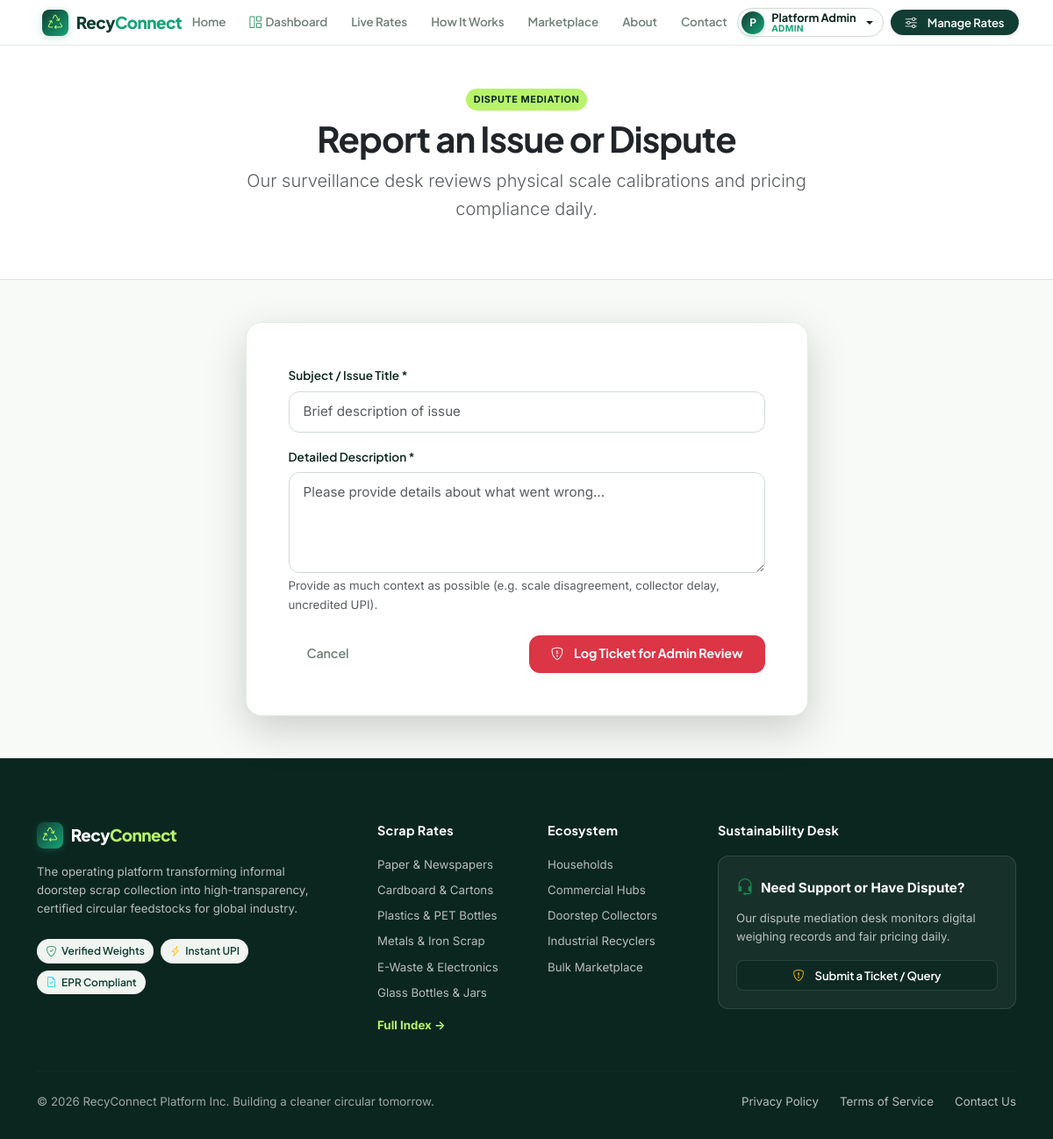
The app's page /complaint/ (signed in) with its own data.
### accounts/models.py (models this page shows, shortened)
class User(AbstractUser):
    ROLE_CUSTOMER = 'customer'
    ROLE_COLLECTOR = 'collector'
    ROLE_RECYCLER = 'recycler'
    ROLE_ADMIN = 'admin'
    ROLE_CHOICES = [
        (ROLE_CUSTOMER, 'Household / Business Customer'),
        (ROLE_COLLECTOR, 'Scrap Collector'),
        (ROLE_RECYCLER, 'Recycling Company'),
        (ROLE_ADMIN, 'Platform Administrator'),
    ]
    role = models.CharField(
        max_length=20,
        choices=ROLE_CHOICES,
        default=ROLE_CUSTOMER,
        help_text="User role in the RecyConnect ecosystem"
    )
    phone_number = models.CharField(max_length=20, blank=True)
    address = models.TextField(blank=True)
    city = models.CharField(max_length=100, default='Green City')
    state = models.CharField(max_length=100, default='State')
    postal_code = models.CharField(max_length=20, blank=True)
    profile_picture = models.ImageField(upload_to='profiles/', blank=True, null=True)
    @property
    def is_customer(self):
        return self.role == self.ROLE_CUSTOMER
    @property
    def is_collector(self):
        return self.role == self.ROLE_COLLECTOR
    @property
    def is_recycler(self):
        return self.role == self.ROLE_RECYCLER
    @property
    def is_platform_admin(self):
        return self.role == self.ROLE_ADMIN or self.is_superuser

### scrap/models.py (models this page shows, shortened)
class ScrapCategory(models.Model):
    name = models.CharField(max_length=100, unique=True)
    slug = models.SlugField(max_length=120, unique=True, blank=True)
    description = models.TextField(help_text="Detailed description of scrap items accepted under this category")
    icon = models.CharField(max_length=50, default='bi-recycle', help_text="Bootstrap icon class name, e.g. bi-newspaper")
    image = models.ImageField(upload_to='categories/', blank=True, null=True)
    base_rate_per_kg = models.DecimalField(max_digits=8, decimal_places=2, help_text="Current indicative market rate per kg")
    min_rate_per_kg = models.DecimalField(max_digits=8, decimal_places=2, help_text="Minimum indicative rate per kg")
    max_rate_per_kg = models.DecimalField(max_digits=8, decimal_places=2, help_text="Maximum indicative rate per kg")
    unit = models.CharField(max_length=20, default='kg')
    recyclability_impact = models.CharField(max_length=255, default='Reduces landfill waste & greenhouse gas emissions')
    is_active = models.BooleanField(default=True)
    order = models.PositiveIntegerField(default=0)
    created_at = models.DateTimeField(auto_now_add=True)
    updated_at = models.DateTimeField(auto_now=True)
    class Meta:
        verbose_name = "Scrap Category"
        verbose_name_plural = "Scrap Categories"
        ordering = ['order', 'name']

### core/views.py (the view)
# urls.py: path('complaint/', views.complaint_view, name='complaint'),
@login_required
def complaint_view(request):
    if request.method == 'POST':
        form = ComplaintForm(request.POST, user=request.user)
        if form.is_valid():
            complaint = form.save(commit=False)
            complaint.user = request.user
            complaint.save()
            messages.success(request, f"Complaint #{complaint.id} logged. Our support team will investigate and respond soon.")
            return redirect('dashboard:index')
        else:
            messages.error(request, "Please fix the form errors.")
    else:
        form = ComplaintForm(user=request.user)
    return render(request, 'core/complaint.html', {'form': form})

### templates/core/complaint.html (shortened to what this page needs)
{% extends 'base.html' %}
{% block content %}
<div class="py-5 bg-white border-bottom">
    <div class="container text-center">
        <span class="badge-live mb-2 d-inline-block">DISPUTE MEDIATION</span>
        <h1 class="fw-bold display-6 text-dark mb-2">Report an Issue or Dispute</h1>
        <p class="lead text-muted mx-auto" style="max-width: 650px;">
            Our surveillance desk reviews physical scale calibrations and pricing compliance daily.
        </p>
    </div>
</div>
<div class="container py-5">
    <div class="row justify-content-center">
        <div class="col-lg-7">
            <div class="card-bento p-4 p-lg-5 bg-white shadow-lg">
                <form method="post" novalidate>
                    <div class="mb-3">
                        <label class="form-label">Subject / Issue Title *</label>
                        {{ form.subject }}
                    </div>
                    <div class="mb-4">
                        <label class="form-label">Detailed Description *</label>
                        {{ form.description }}
                        <small class="text-muted d-block mt-1">Provide as much context as possible (e.g. scale disagreement, collector delay, uncredited UPI).</small>
                    </div>
                    <div class="d-flex justify-content-between align-items-center">
                        <a href="{% url 'dashboard:index' %}" class="btn btn-recy-ghost">Cancel</a>
                        <button type="submit" class="btn btn-danger fw-bold px-4">
                            <i class="bi bi-shield-exclamation me-1"></i> Log Ticket for Admin Review
                        </button>
                    </div>
                </form>
            </div>
        </div>
    </div>
</div>
{% endblock %}

### templates/base.html (shortened to what this page needs)
{% load static %}
<!DOCTYPE html>
<html lang="en">
<head>
    <link href="https://cdn.jsdelivr.net/npm/bootstrap@5.3.3/dist/css/bootstrap.min.css" rel="stylesheet">
    <link rel="stylesheet" href="https://cdn.jsdelivr.net/npm/bootstrap-icons@1.11.3/font/bootstrap-icons.min.css">
    <link rel="stylesheet" href="{% static 'css/styles.css' %}?v=2.6">
</head>
<body>
    <nav class="navbar navbar-expand-lg navbar-recy sticky-top">
        <div class="container-fluid px-3 px-md-4 px-xl-5 navbar-large-container">
            <div class="d-flex align-items-center gap-2 gap-lg-3">
                <a class="brand-wrapper" href="{% url 'core:home' %}">
                    <div class="brand-icon-modern">
                        <i class="bi bi-recycle"></i>
                    </div>
                    <div class="brand-text-modern">
                        Recy<span>Connect</span>
                    </div>
                </a>
            </div>
            <div class="collapse navbar-collapse" id="navbarMain">
                <ul class="navbar-nav mx-lg-auto my-0 gap-1">
                    <li class="nav-item">
                        <a class="nav-link {% if request.resolver_match.url_name == 'home' %}active{% endif %}" href="{% url 'core:home' %}">
                            Home
                        </a>
                    </li>
                    {% if user.is_authenticated %}
                        <li class="nav-item">
                            <a class="nav-link {% if request.resolver_match.app_name == 'dashboard' %}active{% endif %}" href="{% url 'dashboard:index' %}">
                                <i class="bi bi-grid-1x2 text-success"></i> Dashboard
                            </a>
                        </li>
                    {% endif %}
                    <li class="nav-item">
                        <a class="nav-link {% if request.resolver_match.app_name == 'scrap' and request.resolver_match.url_name == 'list' %}active{% endif %}" href="{% url 'scrap:list' %}">
                            Live Rates
                        </a>
                    </li>
                    <li class="nav-item">
                        <a class="nav-link {% if request.resolver_match.url_name == 'how_it_works' %}active{% endif %}" href="{% url 'core:how_it_works' %}">
                            How It Works
                        </a>
                    </li>
                    <li class="nav-item">
                        <a class="nav-link {% if request.resolver_match.app_name == 'recyclers' and request.resolver_match.url_name == 'marketplace' %}active{% endif %}" href="{% url 'recyclers:marketplace' %}">
                            Marketplace
                        </a>
                    </li>
                    <li class="nav-item">
                        <a class="nav-link {% if request.resolver_match.url_name == 'about' %}active{% endif %}" href="{% url 'core:about' %}">
                            About
                        </a>
                    </li>
                    <li class="nav-item">
                        <a class="nav-link {% if request.resolver_match.url_name == 'contact' %}active{% endif %}" href="{% url 'core:contact' %}">
                            Contact
                        </a>
                    </li>
                </ul>
                <div class="d-flex align-items-center gap-2 my-0 ms-lg-auto flex-nowrap">
                    {% if user.is_authenticated %}
                        <div class="dropdown">
                            <button class="nav-user-pill dropdown-toggle" type="button" data-bs-toggle="dropdown" aria-expanded="false">
                                <div class="nav-user-avatar">
                                    {{ user.first_name|default:user.username|slice:":1"|upper }}
                                </div>
                                <div class="nav-user-info d-none d-sm-flex">
                                    <span class="nav-user-name">{{ user.get_full_name|default:user.username }}</span>
                                    <span class="nav-user-role">
                                        {% if user.is_platform_admin %}Admin
                                        {% elif user.is_collector %}Collector
                                        {% elif user.is_recycler %}Recycler
                                        {% else %}Customer{% endif %}
                                    </span>
                                </div>
                            </button>
                        </div>
                        {% if user.is_customer %}
                            <a href="{% url 'pickups:create' %}" class="btn btn-recy btn-sm py-1 px-3 rounded-pill text-nowrap shadow-sm">
                                <i class="bi bi-calendar-plus me-1"></i> Schedule Pickup
                            </a>
                        {% elif user.is_collector %}
                            <a href="{% url 'pickups:available' %}" class="btn btn-recy-lime btn-sm py-1 px-3 rounded-pill text-nowrap shadow-sm">
                                <i class="bi bi-search me-1"></i> Open Leads
                            </a>
                        {% elif user.is_recycler %}
                            <a href="{% url 'recyclers:purchase_create' %}" class="btn btn-recy-lime btn-sm py-1 px-3 rounded-pill text-nowrap shadow-sm">
                                <i class="bi bi-cart-plus me-1"></i> Bulk Order
                            </a>
                        {% elif user.is_platform_admin %}
                            <a href="{% url 'scrap:manage' %}" class="btn btn-recy btn-sm py-1 px-3 rounded-pill text-nowrap shadow-sm">
                                <i class="bi bi-sliders me-1"></i> Manage Rates
                            </a>
                        {% endif %}
                    {% endif %}
                </div>
            </div>
        </div>
    </nav>
    <main>
        {% block content %}{% endblock %}
    </main>
    <footer class="footer-recy">
        <div class="container">
            <div class="row g-5">
                <div class="col-lg-4 col-md-6">
                    <div class="brand-wrapper mb-3">
                        <div class="brand-icon-modern">
                            <i class="bi bi-recycle"></i>
                        </div>
                        <div class="brand-text-modern text-white">
                            Recy<span style="color: var(--rc-lime);">Connect</span>
                        </div>
                    </div>
                    <p class="small mb-4" style="color: rgba(255, 255, 255, 0.7); max-width: 320px;">
                        The operating platform transforming informal doorstep scrap collection into high-transparency, certified circular feedstocks for global industry.
                    </p>
                    <div class="d-flex flex-wrap gap-2">
                        <span class="eco-pill"><i class="bi bi-shield-check text-success"></i> Verified Weights</span>
                        <span class="eco-pill"><i class="bi bi-lightning-charge text-warning"></i> Instant UPI</span>
                        <span class="eco-pill"><i class="bi bi-file-earmark-check text-info"></i> EPR Compliant</span>
                    </div>
                </div>
                <div class="col-lg-2 col-md-6 col-6">
                    <h6>Scrap Rates</h6>
                    <ul class="list-unstyled small">
                        {% for cat in global_categories %}
                            <li class="mb-2">
                                <a href="{% url 'scrap:detail' cat.slug %}">{{ cat.name }}</a>
                            </li>
                        {% empty %}
                            <li class="mb-2"><a href="{% url 'scrap:list' %}">Paper & Cardboard</a></li>
                            <li class="mb-2"><a href="{% url 'scrap:list' %}">Plastics & PET</a></li>
                            <li class="mb-2"><a href="{% url 'scrap:list' %}">Metals & Iron</a></li>
                            <li class="mb-2"><a href="{% url 'scrap:list' %}">E-Waste</a></li>
                        {% endfor %}
                        <li class="mt-3"><a href="{% url 'scrap:list' %}" style="color: var(--rc-lime);" class="fw-bold">Full Index &rarr;</a></li>
                    </ul>
                </div>
                <div class="col-lg-2 col-md-6 col-6">
                    <h6>Ecosystem</h6>
                    <ul class="list-unstyled small">
                        <li class="mb-2"><a href="{% url 'accounts:register' %}?role=customer">Households</a></li>
                        <li class="mb-2"><a href="{% url 'accounts:register' %}?role=customer">Commercial Hubs</a></li>
                        <li class="mb-2"><a href="{% url 'accounts:register' %}?role=collector">Doorstep Collectors</a></li>
                        <li class="mb-2"><a href="{% url 'accounts:register' %}?role=recycler">Industrial Recyclers</a></li>
                        <li class="mb-2"><a href="{% url 'recyclers:marketplace' %}">Bulk Marketplace</a></li>
                    </ul>
                </div>
                <div class="col-lg-4 col-md-6">
                    <h6>Sustainability Desk</h6>
                    <div class="footer-ticket-card">
                        <div class="d-flex align-items-center gap-2 mb-2">
                            <i class="bi bi-headset text-success fs-5"></i>
                            <strong class="text-white">Need Support or Have Dispute?</strong>
                        </div>
                        <p class="small mb-3" style="color: rgba(255, 255, 255, 0.7);">
                            Our dispute mediation desk monitors digital weighing records and fair pricing daily.
                        </p>
                        <a href="{% url 'core:complaint' %}" class="btn btn-recy-dark btn-sm w-100">
                            <i class="bi bi-shield-exclamation text-warning me-1"></i> Submit a Ticket / Query
                        </a>
                    </div>
                </div>
            </div>
            <hr class="my-4" style="border-color: rgba(255, 255, 255, 0.1);">
            <div class="d-flex flex-wrap justify-content-between align-items-center small" style="color: rgba(255, 255, 255, 0.6);">
                <div>
                    &copy; 2026 RecyConnect Platform Inc. Building a cleaner circular tomorrow.
                </div>
                <div class="d-flex gap-4 mt-2 mt-sm-0">
                    <a href="{% url 'core:privacy' %}">Privacy Policy</a>
                    <a href="{% url 'core:terms' %}">Terms of Service</a>
                    <a href="{% url 'core:contact' %}">Contact Us</a>
                </div>
            </div>
        </div>
    </footer>
</body>
</html>

### records on screen
User: first_name "P", get_full_name "Platform Admin"
ScrapCategory: name "Paper & Newspapers"
ScrapCategory: name "Cardboard & Cartons"
ScrapCategory: name "Plastics & PET Bottles"
ScrapCategory: name "Metals & Iron Scrap"
ScrapCategory: name "E-Waste & Electronics"
ScrapCategory: name "Glass Bottles & Jars"
